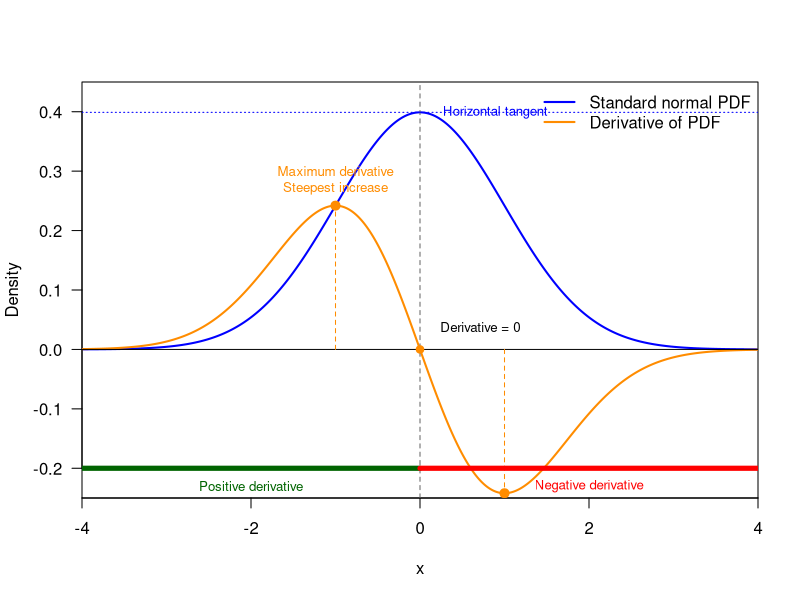

Here is the R script that generated this plot:
## ---- chunk 1

#-----------------------------
# 1. Define functions
#-----------------------------

pdf <- function(x) {
  dnorm(x)
}

derivative <- function(x) {
  -x * dnorm(x)
}

#-----------------------------
# 2. Generate values
#-----------------------------

x <- seq(-4, 4, length.out = 1000)

y_pdf <- pdf(x)
y_derivative <- derivative(x)

# Derivative extrema
x_max_deriv <- -1
x_min_deriv <- 1

y_max_deriv <- derivative(x_max_deriv)
y_min_deriv <- derivative(x_min_deriv)

#-----------------------------
# 3. Plot PDF
#-----------------------------

plot(x, y_pdf,
     type = "l",
     lwd = 2,
     col = "blue",
     xlab = "x",
     ylab = "Density",
     xlim = c(-4, 4),
     ylim = c(-0.25, 0.45),
     xaxs = "i",
     yaxs = "i",
     las = 1)

# Add derivative
lines(x, y_derivative,
      lwd = 2,
      col = "darkorange")

#-----------------------------
# 4. Reference lines
#-----------------------------

# Horizontal zero line
abline(h = 0, col = "black")

# Vertical line at x = 0
abline(v = 0, lty = 2, col = "grey40")

# Horizontal tangent to PDF at maximum
abline(h = pdf(0), col = "blue", lty = 3)

#-----------------------------
# 5. Derivative = 0 annotation
#-----------------------------

points(0, 0, pch = 19, col = "darkorange")

text(0.12, 0.035,
     labels = "Derivative = 0",
     pos = 4, cex = 0.8)

text(0.15, pdf(0),
     labels = "Horizontal tangent",
     pos = 4, col = "blue", cex = 0.8)
#-----------------------------
# 6. Steepest parts of PDF
#-----------------------------

# Maximum derivative: steepest increasing part
points(x_max_deriv, y_max_deriv,
       pch = 19, col = "darkorange", cex = 1.2)

segments(x_max_deriv, 0,
         x_max_deriv, y_max_deriv,
         col = "darkorange", lty = 2)

text(x_max_deriv, y_max_deriv + 0.045,
     labels = "Maximum derivative\nSteepest increase",
     col = "darkorange", cex = 0.8)

# Minimum derivative: steepest decreasing part
points(x_min_deriv, y_min_deriv,
       pch = 19, col = "darkorange", cex = 1.2)

segments(x_min_deriv, 0,
         x_min_deriv, y_min_deriv,
         col = "darkorange", lty = 2)

text(x_min_deriv, y_min_deriv - 0.055,
     labels = "Minimum derivative\nSteepest decrease",
     col = "darkorange", cex = 0.8)

#-----------------------------
# 7. Derivative sign on x-axis
#-----------------------------

segments(-4, -0.20, 0, -0.20,
         col = "darkgreen", lwd = 5)

segments(0, -0.20, 4, -0.20,
         col = "red", lwd = 5)

text(-2, -0.23, "Positive derivative",
     col = "darkgreen", cex = 0.8)

text(2, -0.23, "Negative derivative",
     col = "red", cex = 0.8)

#-----------------------------
# 8. Legend
#-----------------------------

legend("topright",
       legend = c("Standard normal PDF",
                  "Derivative of PDF"),
       col = c("blue", "darkorange"),
       lty = 1,
       lwd = 2,
       bty = "n")

## ---- chunk 2
# dat <- data.frame(
#    car = as.factor(c(1, 1, 2, 2)),
#    time = c(0, 1, 0, 1),
#    location = c(0,1,0,2))

#ggplot(dat, aes(x = time, y = location, color = car)) +
#    geom_point() +
#    geom_line()+
#    theme_bw()
